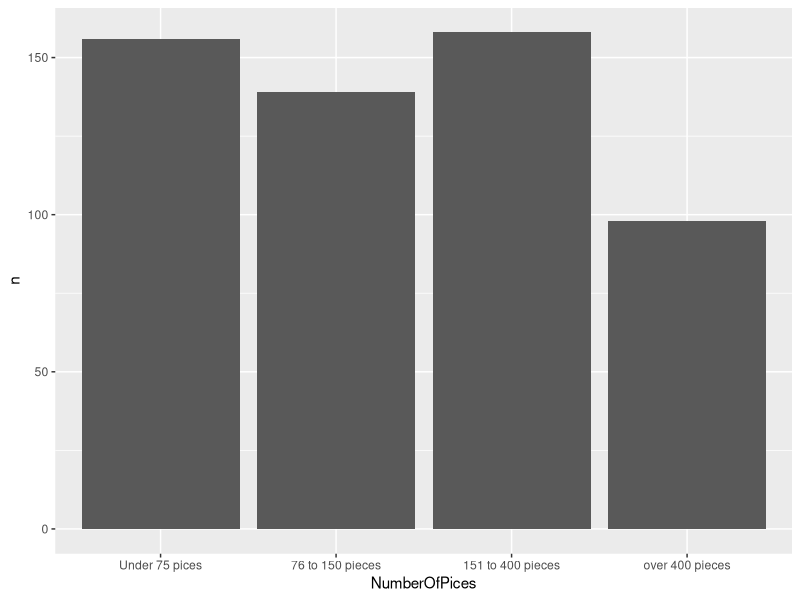
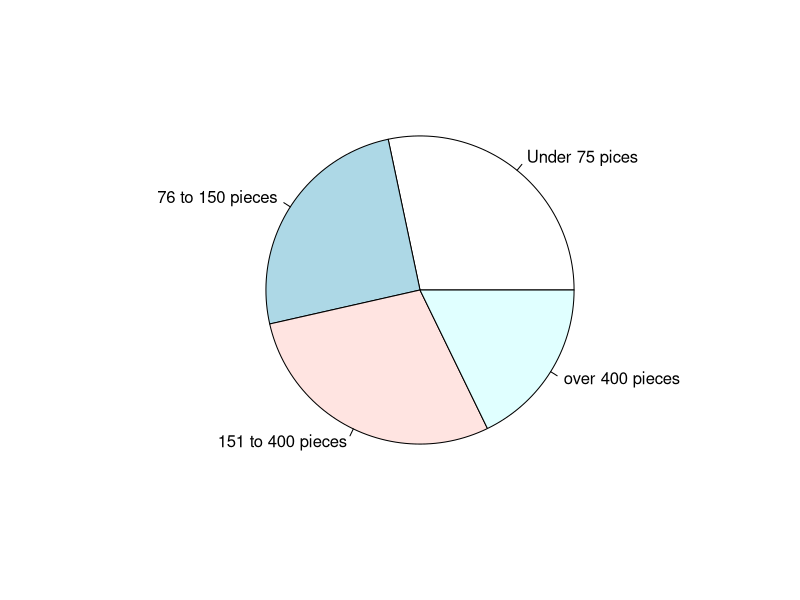
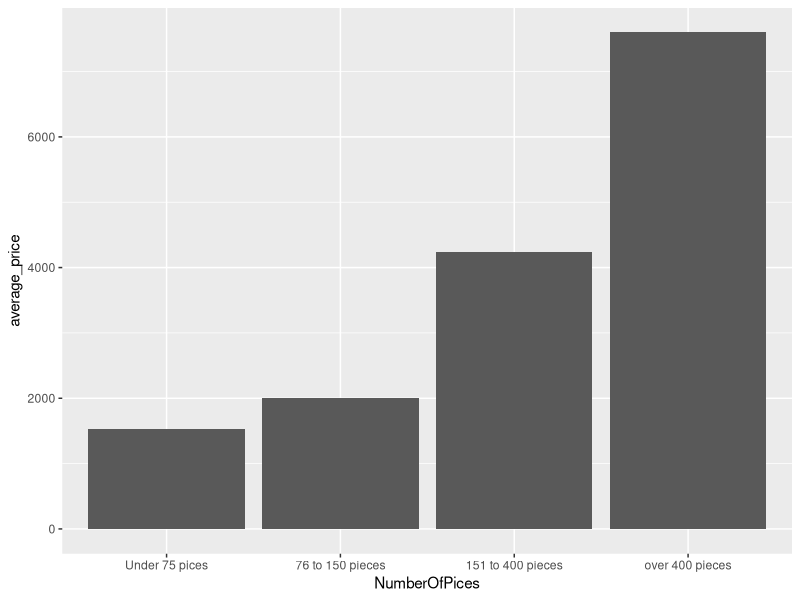

R code for these plots, in order:
## ---- chunk 1

library(tidyverse)

lego <- read_csv("lego_sales.csv")

#head(lego)
#glimpse(lego)
#names(lego)

## ---- chunk 2

lego %>%
    select(first_name) %>%
    count(first_name) %>%
    arrange(desc(n))

## ---- chunk 3
lego %>%
    select(theme) %>%
    count(theme) %>%
    arrange(desc(n))
## ---- chunk 4
lego %>%
    select(theme, subtheme) %>%
    filter(theme=="Star Wars" |
           theme=="Nexo Knights" |
           theme=="Gear" |
           theme=="Mixels") %>%
    count(subtheme) %>%
    arrange(desc(n))
## ---- chunk 5
lego_age_group <- lego %>%
    mutate(age_group=case_when(
        age <= 18 ~ "18 and under" ,
        between(age, 19, 25) ~ "19 - 25" ,
        between(age, 26, 35) ~ "26 - 35" ,
        between(age, 36, 50) ~ "36 - 50" ,
        age >= 51 ~ "51 and over" ,
    ))

# To represent result:
lego_age_group %>%
    select(first_name, age ,age_group)
## ---- chunk 6
lego_age_group  %>%
    count(age_group) %>%
    mutate(probablity=n/sum(n))
## ---- chunk 7

lego_age_group  %>%
        mutate(target_group=case_when(
        theme== "Duplo" & between(age, 19, 25) ~ "19-25 age group and purchased a Duplo" ,
        TRUE ~ "Not that group!" ,
             )) %>%

# To represent result:

    select(theme ,age_group, target_group) %>%

# To represent result:
     count(target_group) %>%
    mutate(probablity=n/sum(n))

## ---- chunk 8

lego_age_group  %>%
        filter(theme == "Duplo")  %>%
        mutate(target_group=case_when(
        between(age, 19, 25) ~ "purchased a Duplo an 19-25 age group" ,
        TRUE ~ "purchased a Duplo an NOT 19-25 age group"
             )) %>%

# To represent result:

    select(theme ,age_group, target_group) %>%

# To represent result:
     count(target_group) %>%
    mutate(probablity=n/sum(n))
## ---- chunk 9
new <- lego_age_group  %>%
    group_by(age_group)  %>%
    count(quantity)  %>%
    mutate(Number_of_Purchase=n*quantity)

new %>%
    select(age_group, Number_of_Purchase)%>%
    mutate(total=sum(Number_of_Purchase)) %>%
    arrange(desc(total))


## ---- chunk 10
new1 <- lego_age_group %>%
    group_by(age_group)   %>%
    select(age_group, us_price, quantity) %>%
    mutate(total_spend=quantity*us_price) %>%
    mutate(total=sum(total_spend)) %>%
    arrange(desc(total))

new1
## ---- chunk 11
lego_piece_price <- lego %>%
  select(pieces, us_price) %>%
    mutate(NumberOfPices=case_when(
        pieces <= 75 ~ "Under 75 pices" ,
        between(pieces, 76, 150) ~ "76 to 150 pieces" ,
        between(pieces, 151, 400) ~ "151 to 400 pieces" ,
        pieces >= 401 ~ "over 400 pieces")) %>%
  
        mutate(NumberOfPices=fct_relevel(NumberOfPices, "Under 75 pices",
                                    "76 to 150 pieces" ,
                                   "151 to 400 pieces" ,
                                  "over 400 pieces" )) %>%
                                   drop_na()




plot_ <- lego_piece_price %>%
  group_by(NumberOfPices) %>%
 count()


#factor and sort x elements



ggplot(plot_, aes(NumberOfPices, n))+
  geom_col()

labels=c("Under 75 pices","76 to 150 pieces","151 to 400 pieces","over 400 pieces")


pie(plot_$n,labels)

#

## ---- chunk 12
pp <- lego_piece_price %>%
  group_by(NumberOfPices) %>%
  mutate(average_price=mean(us_price))


pp

ggplot(pp, aes(NumberOfPices, average_price))+
  geom_col()



## ---- chunk 13

write_csv(lego_age_group, "lego_age_group")

